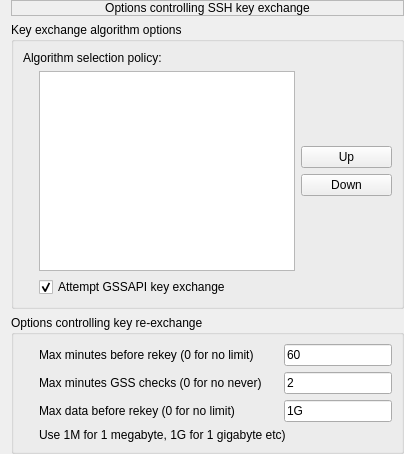
     <widget class="QWidget" name="page_20">
      <layout class="QVBoxLayout" name="verticalLayout_63">
       <property name="topMargin">
        <number>0</number>
       </property>
       <property name="rightMargin">
        <number>0</number>
       </property>
       <property name="bottomMargin">
        <number>0</number>
       </property>
       <item>
        <widget class="QLabel" name="label_93">
         <property name="frameShape">
          <enum>QFrame::Shape::StyledPanel</enum>
         </property>
         <property name="text">
          <string>Options controlling SSH key exchange</string>
         </property>
         <property name="alignment">
          <set>Qt::AlignmentFlag::AlignCenter</set>
         </property>
         <property name="margin">
          <number>2</number>
         </property>
        </widget>
       </item>
       <item>
        <widget class="QGroupBox" name="groupBox_44">
         <property name="title">
          <string>Key exchange algorithm options</string>
         </property>
         <property name="flat">
          <bool>true</bool>
         </property>
         <layout class="QGridLayout" name="gridLayout_16">
          <item row="0" column="0" colspan="2">
           <widget class="QLabel" name="label_94">
            <property name="text">
             <string>Algorithm selection policy:</string>
            </property>
           </widget>
          </item>
          <item row="1" column="1" rowspan="4" colspan="2">
           <widget class="QListWidget" name="l_ssh_kexlist"/>
          </item>
          <item row="1" column="3">
           <spacer name="verticalSpacer_4">
            <property name="orientation">
             <enum>Qt::Orientation::Vertical</enum>
            </property>
            <property name="sizeHint" stdset="0">
             <size>
              <width>20</width>
              <height>69</height>
             </size>
            </property>
           </spacer>
          </item>
          <item row="2" column="0">
           <widget class="QWidget" name="widget_47" native="true">
            <property name="sizePolicy">
             <sizepolicy hsizetype="Fixed" vsizetype="Fixed">
              <horstretch>0</horstretch>
              <verstretch>0</verstretch>
             </sizepolicy>
            </property>
            <property name="minimumSize">
             <size>
              <width>10</width>
              <height>10</height>
             </size>
            </property>
            <property name="maximumSize">
             <size>
              <width>10</width>
              <height>10</height>
             </size>
            </property>
           </widget>
          </item>
          <item row="2" column="3">
           <widget class="QPushButton" name="pb_ssh_kex_up">
            <property name="text">
             <string>Up</string>
            </property>
           </widget>
          </item>
          <item row="3" column="3">
           <widget class="QPushButton" name="pb_ssh_kex_down">
            <property name="text">
             <string>Down</string>
            </property>
           </widget>
          </item>
          <item row="4" column="3">
           <spacer name="verticalSpacer_26">
            <property name="orientation">
             <enum>Qt::Orientation::Vertical</enum>
            </property>
            <property name="sizeHint" stdset="0">
             <size>
              <width>20</width>
              <height>69</height>
             </size>
            </property>
           </spacer>
          </item>
          <item row="5" column="1" colspan="3">
           <widget class="QCheckBox" name="chb_try_gssapi_kex_1">
            <property name="text">
             <string>Attempt GSSAPI key exchange</string>
            </property>
            <property name="checked">
             <bool>true</bool>
            </property>
           </widget>
          </item>
         </layout>
        </widget>
       </item>
       <item>
        <widget class="QGroupBox" name="groupBox_45">
         <property name="title">
          <string>Options controlling key re-exchange</string>
         </property>
         <property name="flat">
          <bool>true</bool>
         </property>
         <layout class="QGridLayout" name="gridLayout_18">
          <item row="2" column="1">
           <widget class="QLabel" name="label_96">
            <property name="text">
             <string>Max data before rekey (0 for no limit)</string>
            </property>
            <property name="buddy">
             <cstring>le_ssh_rekey_data</cstring>
            </property>
           </widget>
          </item>
          <item row="2" column="3">
           <widget class="QLineEdit" name="le_ssh_rekey_data">
            <property name="text">
             <string>1G</string>
            </property>
           </widget>
          </item>
          <item row="1" column="1">
           <widget class="QLabel" name="label_143">
            <property name="text">
             <string>Max minutes GSS checks (0 for no never)</string>
            </property>
            <property name="buddy">
             <cstring>le_gssapirekey</cstring>
            </property>
           </widget>
          </item>
          <item row="1" column="3">
           <widget class="QLineEdit" name="le_gssapirekey">
            <property name="text">
             <string>2</string>
            </property>
           </widget>
          </item>
          <item row="3" column="1" colspan="3">
           <widget class="QLabel" name="label_97">
            <property name="text">
             <string>Use 1M for 1 megabyte, 1G for 1 gigabyte etc)</string>
            </property>
           </widget>
          </item>
          <item row="0" column="3">
           <widget class="QLineEdit" name="le_ssh_rekey_time">
            <property name="text">
             <string>60</string>
            </property>
           </widget>
          </item>
          <item row="0" column="1">
           <widget class="QLabel" name="label_95">
            <property name="text">
             <string>Max minutes before rekey (0 for no limit)</string>
            </property>
            <property name="buddy">
             <cstring>le_ssh_rekey_time</cstring>
            </property>
           </widget>
          </item>
          <item row="0" column="0">
           <widget class="QWidget" name="widget_48" native="true">
            <property name="sizePolicy">
             <sizepolicy hsizetype="Fixed" vsizetype="Fixed">
              <horstretch>0</horstretch>
              <verstretch>0</verstretch>
             </sizepolicy>
            </property>
            <property name="minimumSize">
             <size>
              <width>10</width>
              <height>10</height>
             </size>
            </property>
            <property name="maximumSize">
             <size>
              <width>10</width>
              <height>10</height>
             </size>
            </property>
           </widget>
          </item>
          <item row="0" column="2">
           <widget class="QWidget" name="widget_67" native="true">
            <property name="sizePolicy">
             <sizepolicy hsizetype="Fixed" vsizetype="Fixed">
              <horstretch>0</horstretch>
              <verstretch>0</verstretch>
             </sizepolicy>
            </property>
            <property name="minimumSize">
             <size>
              <width>10</width>
              <height>10</height>
             </size>
            </property>
            <property name="maximumSize">
             <size>
              <width>10</width>
              <height>10</height>
             </size>
            </property>
           </widget>
          </item>
         </layout>
        </widget>
       </item>
      </layout>
     </widget>
